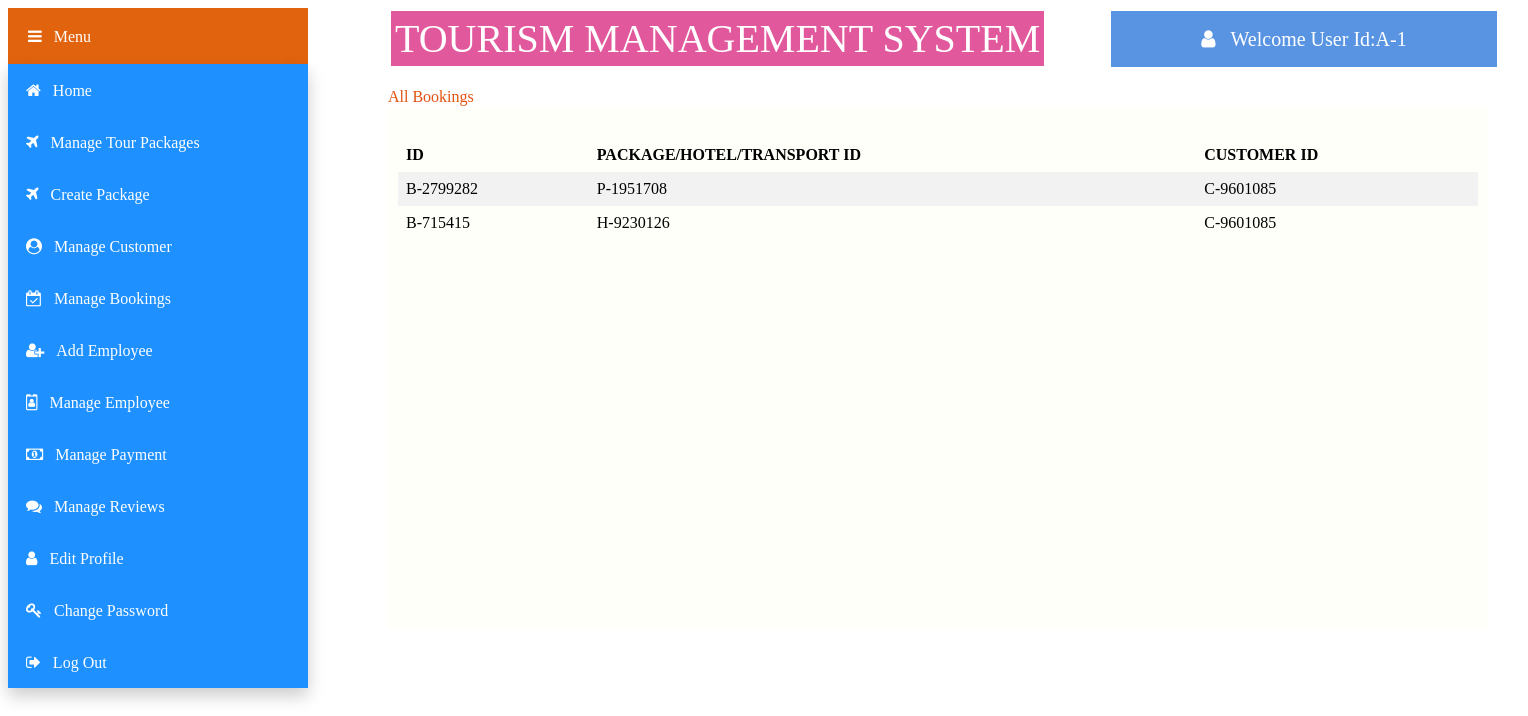
/views/Admin/allbooking.php (signed in), run on the app's committed database.
### tables this page shows
CREATE TABLE `booking` (
  `b_id` varchar(50) NOT NULL,
  `pht_id` varchar(50) NOT NULL,
  `status` varchar(50) NOT NULL,
  `c_id` varchar(50) NOT NULL
);

### models/database.php (called while the page is built, shortened)
<?php
	 $serverName="localhost";
	 $userName="root";
	 $password="";
	 $dbName="tms";
	function get($query)
	{
        $data=array();
		global $serverName,$userName,$password,$dbName;
		$conn = mysqli_connect( $serverName, $userName, $password, $dbName);
        $result=mysqli_query($conn,$query);
        if(mysqli_num_rows($result) > 0)
        {
            while($row = mysqli_fetch_assoc($result))
            {
                $entity=array();
                foreach($row as $k=>$v)
                {
                    $entity[$k] = $row[$k];
                }
                $data[] = $entity;
            }
        }
		return $data;
	}
?>

### controllers/bookingController.php (called while the page is built, shortened)
<?php
    require_once '../../models/database.php';
    function getAllBooking()
	{
		$query ="SELECT * FROM booking WHERE status='active'";
		$books = get($query);
		return $books;
	}
?>

### views/Admin/allbooking.php (the view, shortened to what this page needs)
<?php
   include '../../controllers/bookingController.php';
   $books=getAllBooking();
?>
<html>
    <head>
        <link rel="stylesheet" href="https://cdnjs.cloudflare.com/ajax/libs/font-awesome/4.7.0/css/font-awesome.min.css">
        <link rel="stylesheet" type="text/css" href="css/allbookings.css">
    </head>
    <body>
        <div class="title" >TOURISM MANAGEMENT SYSTEM
        </div>
        <div class="dropdown">
            <button class="dropbtn"><i class="fa fa-bars">&nbsp;&nbsp;&nbsp;Menu</i></button>
                <div class="dropdown-content">
                    <button class="btn" onClick="location.href='home.php'" value='home'><i class="fa fa-home">&nbsp;&nbsp;&nbsp;Home</i></button><br>
                    <button class="btn" onClick="location.href='manage_package.php'" value='manage_package'><i class="fa fa-plane">&nbsp;&nbsp;&nbsp;Manage Tour Packages</i></button><br>
                    <button class="btn" onClick="location.href='createpackage.php'" value='createpackage'><i class="fa fa-plane">&nbsp;&nbsp;&nbsp;Create Package</i></button><br>
                    <button class="btn" onClick="location.href='manageuser.php'" value='manageuser'><i class="fa fa-user-circle">&nbsp;&nbsp;&nbsp;Manage Customer</i></button><br>
                    <button class="btn" onClick="location.href='managebooking.php'" value='managebooking'><i class="fa fa-calendar-check-o">&nbsp;&nbsp;&nbsp;Manage Bookings</i></button><br>
                    <button class="btn" onClick="location.href='addemployee.php'" value='addemployee'><i class="fa fa-user-plus" >&nbsp;&nbsp;&nbsp;Add Employee</i></button><br>
                    <button class="btn" onClick="location.href='manageemployee.php'" value='managemployee'><i class="fa fa-id-badge">&nbsp;&nbsp;&nbsp;Manage Employee</i></button><br>
                    <button class="btn" onClick="location.href='managepayment.php'" value='managepayment'><i class="fa fa-money">&nbsp;&nbsp;&nbsp;Manage Payment</i></button><br>
                    <button class="btn" onClick="location.href='managereview.php'" value='managereview'><i class="fa fa-comments">&nbsp;&nbsp;&nbsp;Manage Reviews</i></button><br>
                    <button class="btn" onClick="location.href='editprofile.php'" value='editprofile'><i class="fa fa-user">&nbsp;&nbsp;&nbsp;Edit Profile</i></button><br>
                    <button class="btn" onClick="location.href='changepassword.php'" value='changepassword'><i class="fa fa-key">&nbsp;&nbsp;&nbsp;Change Password</i></button><br>
                    <button class="btn" onClick=" location.href='../logout.php'"><i class="fa fa-sign-out">&nbsp;&nbsp;&nbsp;Log Out</i></button><br>
                </div>
        </div>
        <div class="welcome" ><i class="fa fa-user">&nbsp;&nbsp;&nbsp;<?php echo "Welcome User Id:".$_SESSION["loggedinuser"];?></i>
        </div>
        <div class="text" >All Bookings</i>
        </div>
        <div class="panel">
        <div id="table-wrapper">
        <div id="table-scroll">
            <table>
  <tr>
  <th>ID</th>
  <th>PACKAGE/HOTEL/TRANSPORT ID</th>
  <th>CUSTOMER ID</th>
  </tr>
  <?php
				        foreach($books as $book)
				        {
                            echo "<tr>";
                                echo "<td>".$book["b_id"]."</td>";
                                echo "<td>".$book["pht_id"]."</td>";
                                echo "<td>".$book["c_id"]."</td>";
                            echo "</tr>";
				        }
                    ?>
        </table>
    </div>
    </div>
    </div>
    </body>
</html>

### views/Admin/css/allbookings.css (style rules this page uses)
.title { background-color: rgb(226, 88, 157); color: white; padding: 4px; min-width:400px; font-size: 40px; text-align: center; border: solid; margin-left:380px; position: absolute; }
.dropbtn { background-color: rgb(226, 99, 14); color: white; padding: 20px; min-width:300px; font-size: 16px; width:30%; text-align:left; border: none; cursor: pointer; }
.dropdown { position: absolute; display: inline-block; }
.dropdown-content { display: block; position: absolute; background-color: #2c2828; min-width: 300px; box-shadow: 0px 8px 16px 0px rgba(0,0,0,0.2); z-index: 1; }
.btn { background-color: DodgerBlue; border: none; color: white; padding: 18px; min-width:300px; font-size: 16px; text-align:left; cursor: pointer; }
.welcome { background-color: rgb(88, 148, 226); color: white; padding: 18px; min-width:350px; font-size: 20px; text-align: center; border: solid; margin-left:1100px; position: absolute; }
table { border-collapse: collapse; width: 100%; }
th, td { text-align: left; padding: 8px; }
tr:nth-child(even) { background-color: #f2f2f2; }
.text { color: rgb(226, 81, 14); margin-top: 80px; font-size: 16px; margin-left:380px; position: absolute; }
#table-wrapper { position:relative; }
#table-scroll { height:100%; overflow:auto; margin-top:20px; }
#table-wrapper table { width:100%; }
#table-wrapper table * { color:black; }
.panel { display: inline-block; background:rgb(255, 255, 250); min-height: 500px; min-width: 1080px; height: 100px; padding: 10px; border: navajowhite; margin-right: 30px; margin-left: 380px; margin-top:100px ; margin-bottom: 300px; }
body { height: 400px; }

### data on the page
booking: b_id "B-2799282", pht "P-1951708", c "C-9601085"
booking: b_id "B-715415", pht "H-9230126", c "C-9601085"

### other printed values
$_SESSION["loggedinuser"] "A-1"
